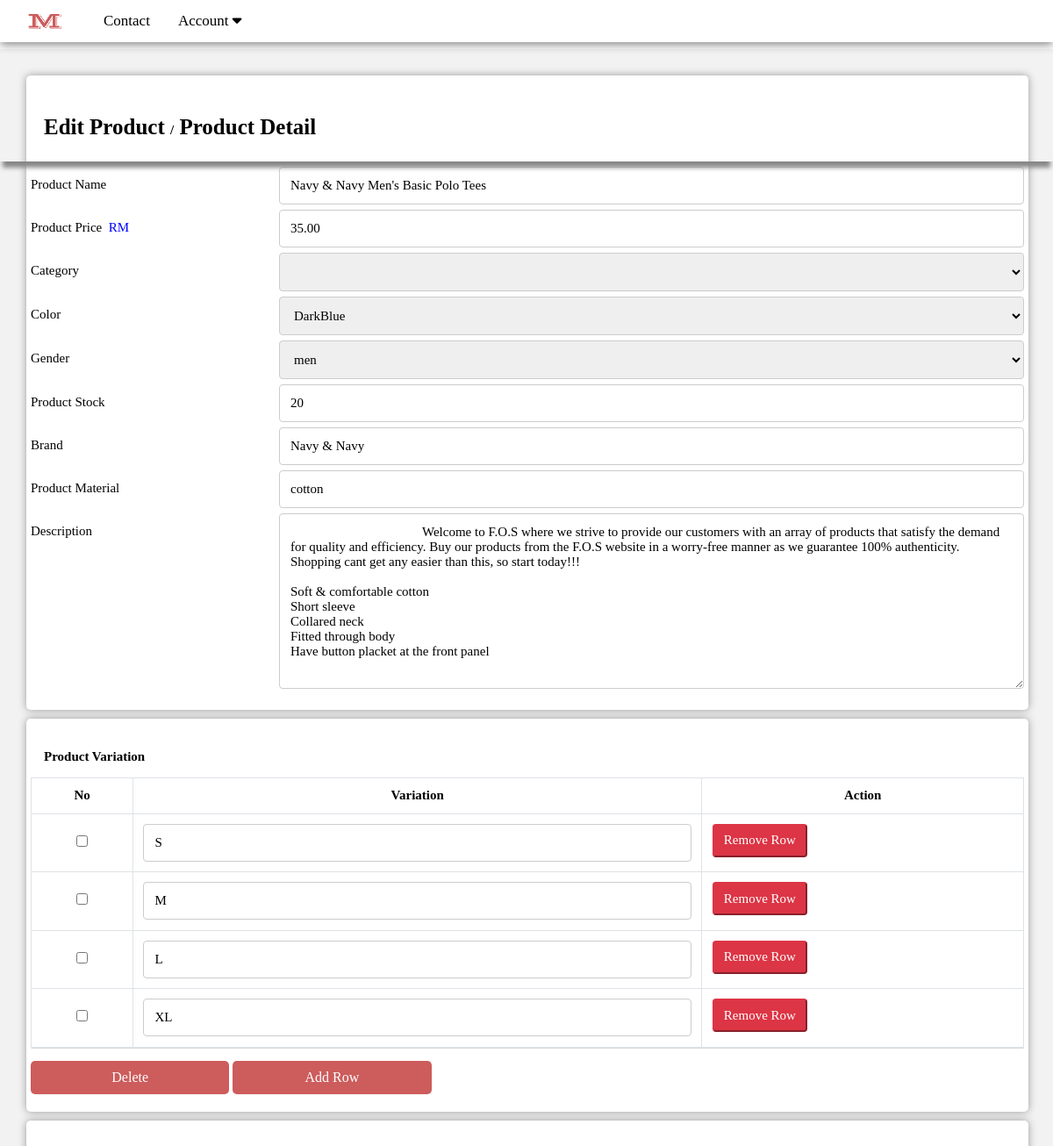
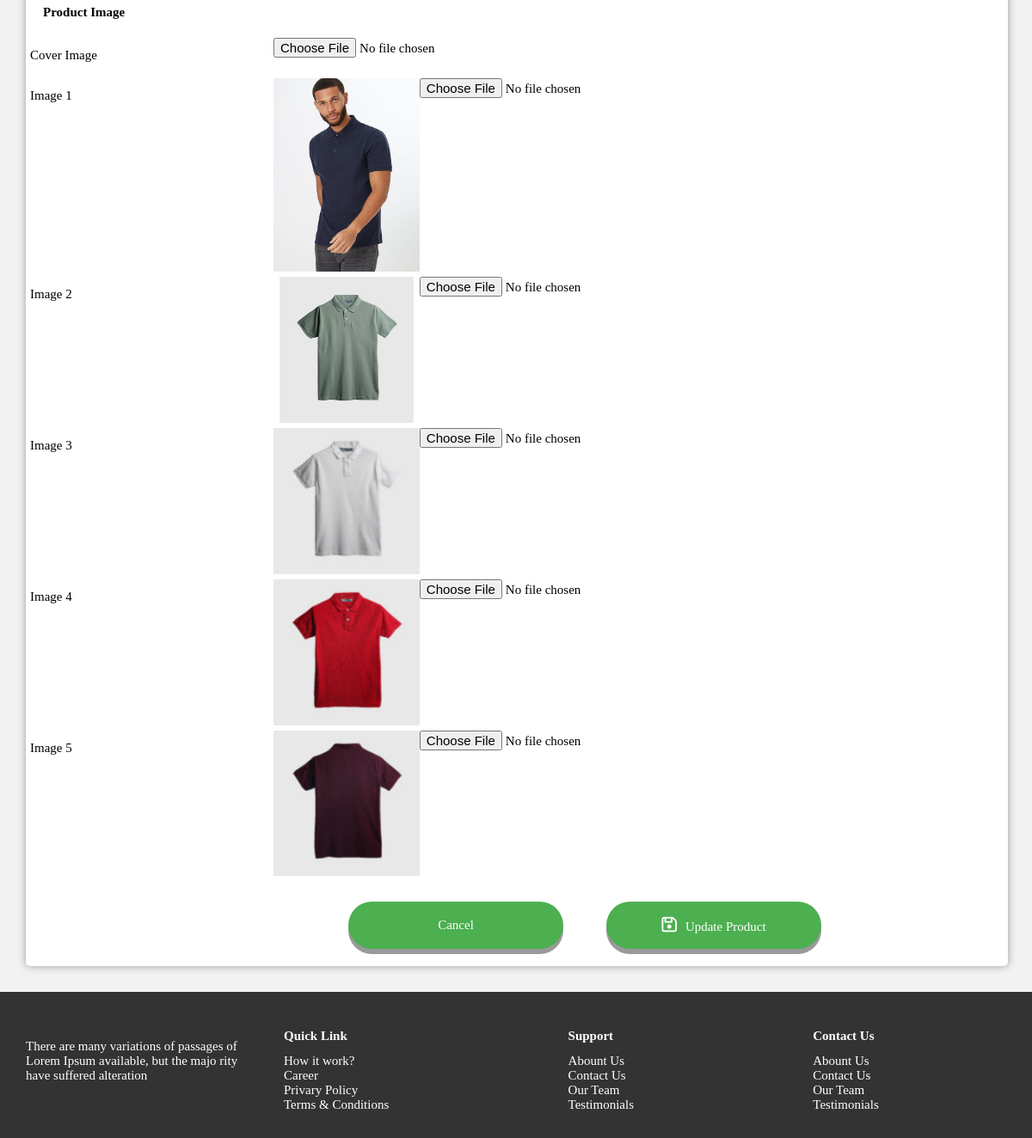
The page /seller/createProduct.php?productId=5f4c7e4b105f3 on the database its author committed (2 pictures, top to bottom).
### tables this page shows
CREATE TABLE `product` (
  `id` varchar(255) NOT NULL,
  `name` varchar(255) NOT NULL,
  `price` double(10,2) NOT NULL,
  `description` text NOT NULL,
  `coverImage` varchar(255) NOT NULL,
  `color` varchar(255) NOT NULL,
  `brand` varchar(255) NOT NULL,
  `material` varchar(255) NOT NULL,
  `gender` varchar(6) NOT NULL,
  `soldRecord` int(255) NOT NULL,
  `sellerId` varchar(255) NOT NULL,
  `InventoryId` varchar(255) NOT NULL,
  `categoryId` varchar(255) NOT NULL,
  `auctionStatus` varchar(255) NOT NULL,
  `auctionId` varchar(255) NOT NULL,
  `auctionDueDate` datetime NOT NULL,
  `date` date NOT NULL,
  `imagesId` varchar(255) NOT NULL,
  `state` varchar(255) NOT NULL,
  `auctionEnd` varchar(255) NOT NULL,
  `created_time` timestamp NULL DEFAULT NULL,
  `uploadTime` timestamp NOT NULL DEFAULT current_timestamp()
);

CREATE TABLE `inventory` (
  `inventoryId` varchar(255) NOT NULL,
  `productId` varchar(255) NOT NULL,
  `sellerId` varchar(255) NOT NULL,
  `totalStock` int(255) NOT NULL,
  `stock` int(255) NOT NULL,
  `spaceInventory` int(255) NOT NULL,
  `recordDate` timestamp NOT NULL DEFAULT current_timestamp()
);

CREATE TABLE `variation` (
  `variationId` varchar(255) NOT NULL,
  `productId` varchar(255) NOT NULL,
  `variation` varchar(255) NOT NULL
);

CREATE TABLE `images` (
  `imagesId` varchar(255) NOT NULL,
  `productId` varchar(255) NOT NULL,
  `image1` varchar(255) NOT NULL,
  `image2` varchar(255) NOT NULL,
  `image3` varchar(255) NOT NULL,
  `image4` varchar(255) NOT NULL,
  `image5` varchar(255) NOT NULL
);

### seller/createProduct.php (the view, shortened to what the rows shown need)
<?php
    include "../config.php";
    if(isset($_GET['productId'])){
        $id=$_GET['productId'];
        $sql="select * from product where id='$id'";
        $result=$conn->query($sql);
        if($result->num_rows > 0){
            while($row = $result->fetch_assoc()){
                $goodsId=$row['id'];
                $goodsName = $row['name'];
                $goodsPrice=$row['price'];
                $goodsDescription = $row['description'];
                $goodsColor = $row['color'];
                $goodsBrand=$row['brand'];
                $goodsMaterial = $row['material'];
                $goodsGender=$row['gender'];
                $getImages = "select * from images where productId = '$goodsId'";
                $getInventory = "select * from inventory where productId ='$goodsId'";
                $resultgetImages=$conn->query($getImages);
                $resultgetInventory=$conn->query($getInventory);
                if($resultgetImages->num_rows>0){
                    while($row = $resultgetImages->fetch_assoc()){
                        $goodsimage1 = $row['image1'];
                        $goodsimage2 = $row['image2'];
                        $goodsimage3 = $row['image3'];
                        $goodsimage4 = $row['image4'];
                        $goodsimage5 = $row['image5'];
                    }
                }
                if($resultgetInventory->num_rows>0){
                    while($row = $resultgetInventory->fetch_assoc()){
                        $goodsTotalStock = $row['totalStock'];
                    }
                }
            }
        }
    }
?>
<!DOCTYPE html>
<html>
<head>
    <link rel="stylesheet" href="https://cdnjs.cloudflare.com/ajax/libs/font-awesome/4.7.0/css/font-awesome.min.css">
    <link rel="stylesheet" type="text/css" href="../css/reset.css">
    <link rel="stylesheet" type="text/css" href="../css/sellerstyle.css" charset="utf-8">
    <link rel="stylesheet" type="text/css" href="../css/tablestyle.css">
    <link rel="stylesheet" type="text/css" href="../css/footer.css">
    <link rel="stylesheet" type="text/css" href="../css/orderList.css">
</head>
<body style="overflow-x:hidden">
    <div class="content">
        <aside class="">
                <div class="container" style="padding:20px;">
                    <form action="createProduct.php" method="post" enctype="multipart/form-data">
                        <div class="create-product-tab-box" >
                            <div class="row">
                                <div class="col-75">
                                    <input type="text" id="lname" name="productName" placeholder="Product Name" value="<?php if(isset($_GET['productId'])){echo $goodsName;}?>" required>
                                </div>
                            </div>
                            <div class="row">
                                <div class="col-75">
                                    <input type="text" id="fname" name="productPrice" placeholder="XX.XX" value="<?php if(isset($_GET['productId'])){echo $goodsPrice;}?>">
                                </div>
                            </div>
                            <div class="row">
                                <div class="col-75">
                                    <select id="country" name="color" value="">
                                    <?php if(isset($_GET['productId'])){
                                        echo  "<option value=\"$goodsColor\">$goodsColor</option>";
                                    }
                                    ?>
                                    </select>
                                </div>
                            </div>
                            <div class="row">
                                <div class="col-75">
                                    <select id="country" name="gender" value="">
                                    <?php if(isset($_GET['productId'])){
                                        echo  "<option value=\"$goodsGender\">$goodsGender</option>";
                                    }
                                    ?>
                                    </select>
                                </div>
                            </div>
                            <div class="row">
                                <div class="col-75">
                                    <input type="text" id="fname" name="stock" placeholder="" value="<?php if(isset($_GET['productId'])){echo $goodsTotalStock;}?>" required>
                                </div>
                            </div>
                            <div class="row">
                                <div class="col-75">
                                    <input type="text" id="fname" name="brand" placeholder="" value="<?php if(isset($_GET['productId'])){echo $goodsBrand;}?>">
                                </div>
                            </div>
                            <div class="row">
                                <div class="col-75">
                                    <input type="text" id="fname" name="material" placeholder="" value="<?php if(isset($_GET['productId'])){echo $goodsMaterial;}?>">
                                </div>
                            </div>
                            <div class="row">
                                <div class="col-75">
                                    <textarea id="subject" name="description" placeholder="Write something about product information.." style="height:200px" value="<?php if(isset($_GET['productId'])){echo $goodsDescription;}?>">
                                        <?php if(isset($_GET['productId'])){echo $goodsDescription;}?>
                                    </textarea>
                                </div>
                            </div>
                        </div>
                        <div class="create-product-tab-box">
                            <div class="row">
                                <div class="table-responsive">
                                    <table class="table table-bordered table-hover table-sortable" id="tab_logic">
                                        <thead>
                                            <tr >
                                            <?php if(isset($_GET['productId'])){?>
                                                <th class="text-center">
                                                    No
                                                </th>
                                            <?php }
                                            ?>
                                                <th class="text-center">
                                                    Variation
                                                </th>
                                                <th class="text-center">
                                                    Action
                                                </th>
                                            </tr>
                                        </thead>
                                        <tbody>
                                        <?php
                                            if(isset($_GET['productId'])){
                                                $getVariation = "select * from variation where productId = '$goodsId'";
                                                $resultgetVariation=$conn->query($getVariation);
                                                if($resultgetVariation->num_rows > 0){
                                                    $countEachRow = 1;
                                                    while($row = $resultgetVariation->fetch_assoc()){
                                                        $variationId = $row['variationId'];
                                                        $goodsSize = $row['variation'];
                                                        $countEachRow++;
                                        ?>
                                            <tr id="<?php echo 'addr',$countEachRow?>" data-id="0" class="hidden">
                                                <td style="text-align:center;vertical-align:middle;">
                                                    <input type="checkbox" name="EditvariationId[]" value="<?php echo $variationId; ?>">
                                                </td>
                                                <td data-name="name">
                                                    <input type="text" name='EditvalueOfSize' placeholder='variation' class="form-control" value="<?php echo $goodsSize ?>"/>
                                                </td>
                                                <td data-name="del">
                                                    <button type="button"  class='btn btn-danger glyphicon glyphicon-remove row-remove submitBtn'><span aria-hidden="true">Remove Row</span></button>
                                                </td>
                                            </tr>
                                        <?php
                                                }
                                            }
                                             }
                                        ?>
                                        </tbody>
                                    </table>
                                </div>
                            </div>
                        </div>
                        <div class="create-product-tab-box">
                            <div class="row">
                                <div class="col-75">
                                    <input type="file" name="image1" id="img-upload"
                                        accept=".jpg, .jpeg, .png">
                                    <?php
                                        if(isset($_GET['productId'])){
                                            echo "<img src=\"../images/productImage/$goodsimage1\" alt=\"\" style=\"width:20%;float:left;\">";
                                        }
                                    ?>
                                </div>
                            </div>
                            <div class="row">
                                <div class="col-75">
                                    <input type="file" name="image2" id="img-upload"
                                        accept=".jpg, .jpeg, .png">
                                    <?php
                                        if(isset($_GET['productId'])){
                                            echo "<img src=\"../images/productImage/$goodsimage2\" alt=\"\" style=\"width:20%;float:left;\">";
                                        }
                                    ?>
                                </div>
                            </div>
                            <div class="row">
                                <div class="col-75">
                                    <input type="file" name="image3" id="img-upload"
                                        accept=".jpg, .jpeg, .png" >
                                    <?php
                                        if(isset($_GET['productId'])){
                                            echo "<img src=\"../images/productImage/$goodsimage3\" alt=\"\" style=\"width:20%;float:left;\">";
                                        }
                                    ?>
                                </div>
                            </div>
                            <div class="row">
                                <div class="col-75">
                                    <input type="file" name="image4" id="img-upload"
                                        accept=".jpg, .jpeg, .png">
                                    <?php
                                        if(isset($_GET['productId'])){
                                            echo "<img src=\"../images/productImage/$goodsimage4\" alt=\"\" style=\"width:20%;float:left;\">";
                                        }
                                    ?>
                                </div>
                            </div>
                            <div class="row">
                                <div class="col-75">
                                    <input type="file" name="image5" id="img-upload"
                                        accept=".jpg, .jpeg, .png">
                                    <?php
                                        if(isset($_GET['productId'])){
                                            echo "<img src=\"../images/productImage/$goodsimage5\" alt=\"\" style=\"width:20%;float:left;\">";
                                        }
                                    ?>
                                </div>
                            </div>
                        </div>
                    </form>
                </div>
        </aside>
    </div>
    <?php require 'footer.php' ?>
</body>
</html>

### rows shown on the page
product: productName "Navy & Navy Men's Basic Polo Tees", productPrice "35.00", color "DarkBlue", gender "men", brand "Navy & Navy", material "cotton", description "Welcome to F.O.S where we strive to provide our customers with an array of products that satisfy the demand for quality and efficiency. Buy our products from the F.O.S website in a worry-free manner as we guarantee 100% authenticity. Shopping cant get any easier than this, so start today!!! Soft & comfortable cotton Short sleeve Collared neck Fitted through body Have button placket at the front panel"
inventory: stock "20"
variation: EditvalueOfSize "S"
variation: EditvalueOfSize "M"
variation: EditvalueOfSize "L"
variation: EditvalueOfSize "XL"
images: image1 (picture), image2 (picture), image3 (picture), image4 (picture), image5 (picture)
